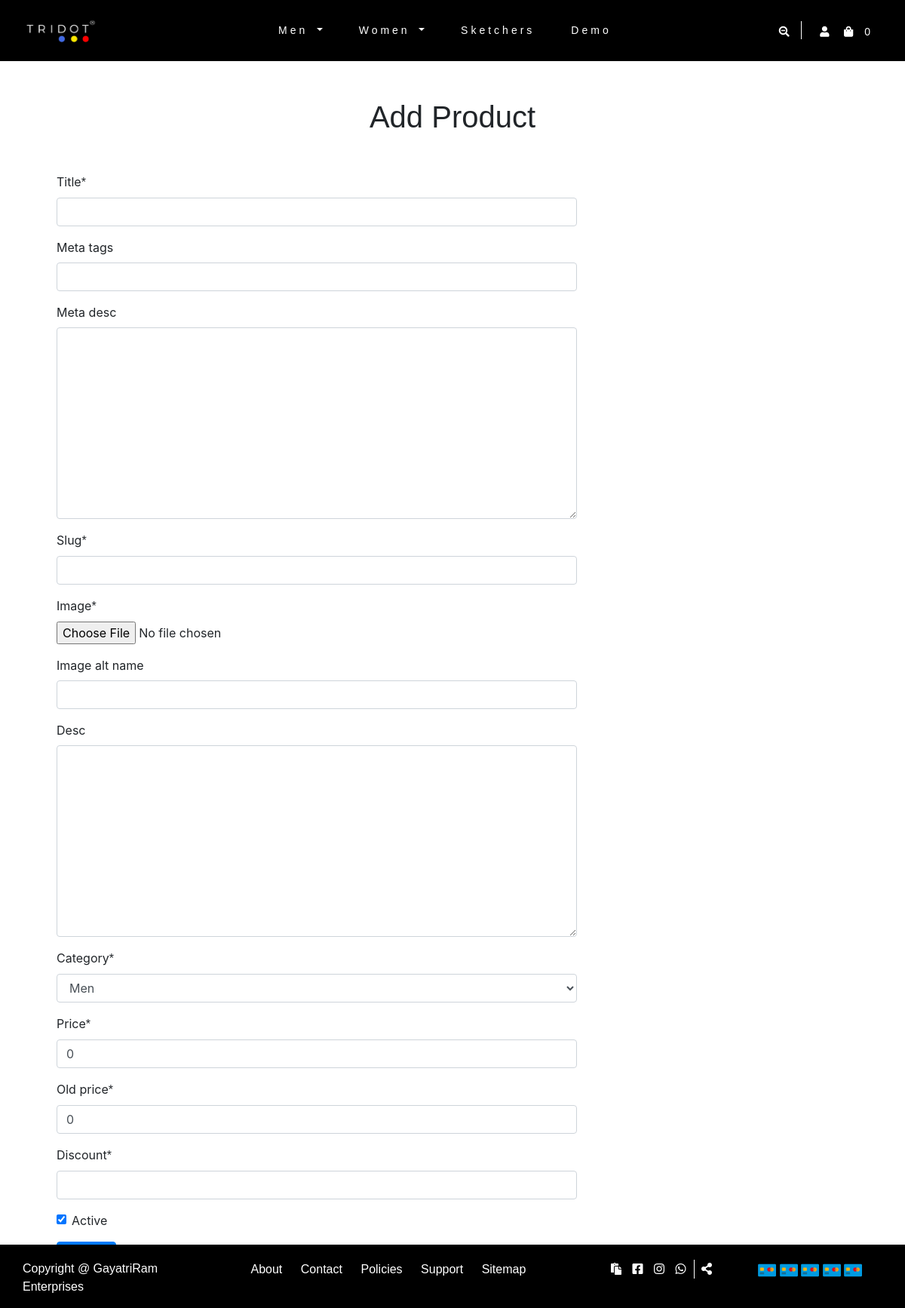
The app's page /webadmin/add_post/ with its own data.
### shoestore/models.py (models this page shows, shortened)
class Category(models.Model):
    parent = models.ForeignKey('self', related_name='children', on_delete=models.CASCADE, blank = True, null=True)
    title = models.CharField(max_length=100)
    image = models.ImageField(upload_to='media/category')
    slug = AutoSlugField(populate_from='title', unique=True, null=False)
    created_at = models.DateTimeField(auto_now_add=True)
    hit = models.PositiveIntegerField(default=0)
    active = models.BooleanField(default=False, verbose_name='Status')
    def __str__(self):
        return self.title
    class Meta:
        unique_together = ('slug', 'parent',)
        verbose_name_plural = "categories"
    def __str__(self):
        full_path = [self.title]
        k = self.parent
        while k is not None:
            full_path.append(k.title)
            k = k.parent
        return ' -> '.join(full_path[::-1])

### shoestore/views.py (the view)
# urls.py: path('webadmin/add_post/', views.add_post, name='add_post'),
def add_post(request):
    posts= PostForm()
    if request.method=='POST':
        posts=PostForm(request.POST, request.FILES)
        if posts.is_valid():
            posts.save()
        messages.success(request, "Posts Added Sucessfully !!")
        return redirect('admin')
    return render(request, "addpost.html", {'post':posts})

### shoestore/forms.py
class PostForm(forms.ModelForm):
    class Meta:
        model = Product
        fields = '__all__'
        exclude=['hit', 'author']

### shoestore/context_processors.py (called while the page is built)
def cart_total(request):
    if request.user.is_authenticated:
        totalcarts = Cart.objects.filter(user=request.user, purchase=False)
        return dict(totalcarts=totalcarts)
    else:
        totalcarts=[]
        return totalcarts

def menu_links(request):
    links = Category.objects.filter(parent=None).filter(active=True)
    return dict(links=links)

### templates/addpost.html (shortened to what this page needs)
{% extends 'base.html' %}
{% block body %}
{% load static %}
{% load crispy_forms_tags %}
<div class="container">
<div class="col-lg-12" style="margin-top:50px; margin-bottom:50px;">
<div class="col-lg-12 text-center" style="margin-top:50px; margin-bottom:50px;">
<h1> Add Product </h1>
</div>
<div class="col-lg-8">
<form action="." method="POST" enctype="multipart/form-data">
{{post|crispy}}
<button type="submit" class="btn btn-primary">Submit</button>
</form>
</div>
</div>
</div>
{% endblock body %}

### templates/header.html (shortened to what this page needs)
{% load static %}
    <section class="navbar-section navbar-dark bg-dark">
        <div class="container-fluid">
            <nav class="navbar navbar-expand-lg">
                <a class="navbar-brand" href="{% url 'home' %}"><img src="{% static 'images/logo.png' %}" style="width:100px;"></a>
                <div class="collapse navbar-collapse" id="navbarSupportedContent">
                    <ul class="navbar-nav mx-auto">
                        {% for i in links %}
                        {% if i.children.all %}
                        <li class="nav-item dropdown">
                            <a class="nav-link dropdown-toggle" href="#" id="navbarDropdown" role="button"
                                data-toggle="dropdown" aria-haspopup="true" aria-expanded="false">
                                {{i.title}}
                            </a>
                        </li>
                        {% endif %}
                        {% if not i.children.all %}
                        <li class="nav-item">
                            <a class="nav-link" href="#">{{i.title}}</a>
                        </li>
                        {% endif %}
                        {% endfor %}
                    </ul>
                    <div class="main-icon-section">
                        <ul>
                            <li class="main-search-bar"><a href=""><i class="fas fa-search-minus"></i></a></li>
                            <li><a href="{% url 'usersignup' %}"><i class="fas fa-user"></i></a></li>
                            <li><a href="{% url 'cart' %}"><i class="fas fa-shopping-bag"></i>{{totalcarts|length}}</a></li>
                        </ul>
                    </div>
                </div>
            </nav>
        </div>
    </section>

### static/css/custom.css (style rules this page uses)
* { padding: 0; margin: 0; box-sizing: border-box; list-style-type: none; }
a { text-decoration: none !important; color: #000; }
h1,h2,h3,h4,h5,h6,p,a,span { font-family: 'Montserrat', sans-serif; }
dl, ol, ul { margin-top: 0; margin-bottom: 0 !important; list-style-type: none ; }
ul li { list-style-type: none !important; }
.navbar-section { background: #000000 !important; }
.navbar-expand-lg .navbar-nav .nav-link { padding-right: 1.5rem !important; padding-left: 1.5rem !important; letter-spacing: 4px; }
.nav-item a { color: #ffffff !important; font-size: 14px; }
.main-icon-section ul li { display: inline; letter-spacing: 15px; }
.main-icon-section ul li a { color: #ffffff; font-size: 14px; }
.main-search-bar { border-right: 1px solid #ffffff; font-size: 20px; margin-right: 20px; }

### records on screen
Category: title "Men"
Category: title "Women"
Category: title "Sketchers"
Category: title "Demo", active "☑"

### other values on screen
{{ totalcarts|length }} "0"
